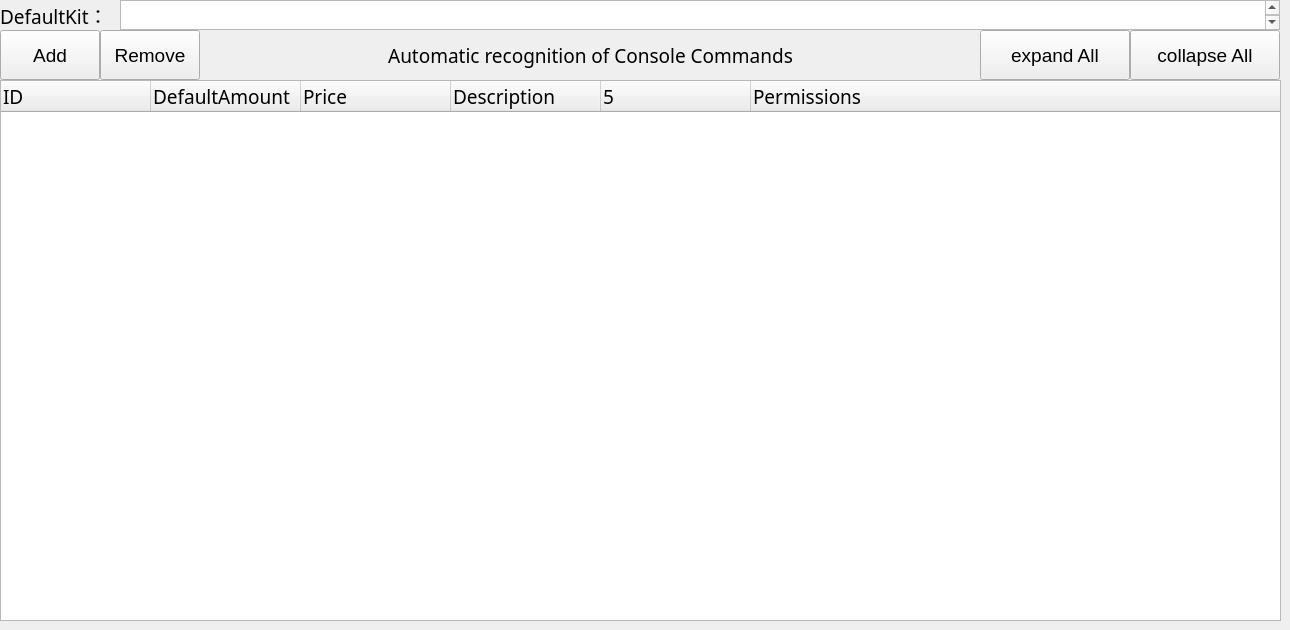
   <widget class="QWidget" name="kit">
    <attribute name="title">
     <string>Kits</string>
    </attribute>
    <widget class="QTextBrowser" name="DefaultKit">
     <property name="geometry">
      <rect>
       <x>120</x>
       <y>0</y>
       <width>1160</width>
       <height>30</height>
      </rect>
     </property>
     <property name="font">
      <font>
       <family>楷体</family>
       <pointsize>12</pointsize>
       <stylestrategy>PreferDefault</stylestrategy>
      </font>
     </property>
     <property name="toolTip">
      <string>&lt;html&gt;&lt;head/&gt;&lt;body&gt;&lt;p&gt;复活礼包玩家无法领取与购买，只能玩家复活时系统自动发放。ID之间用英文逗号间隔&lt;/p&gt;&lt;/body&gt;&lt;/html&gt;</string>
     </property>
     <property name="tabChangesFocus">
      <bool>false</bool>
     </property>
     <property name="readOnly">
      <bool>false</bool>
     </property>
     <property name="html">
      <string>&lt;!DOCTYPE HTML PUBLIC &quot;-//W3C//DTD HTML 4.0//EN&quot; &quot;http://www.w3.org/TR/REC-html40/strict.dtd&quot;&gt;
&lt;html&gt;&lt;head&gt;&lt;meta name=&quot;qrichtext&quot; content=&quot;1&quot; /&gt;&lt;style type=&quot;text/css&quot;&gt;
p, li { white-space: pre-wrap; }
&lt;/style&gt;&lt;/head&gt;&lt;body style=&quot; font-family:'楷体','楷体'; font-size:12pt; font-weight:400; font-style:normal;&quot;&gt;
&lt;p style=&quot;-qt-paragraph-type:empty; margin-top:0px; margin-bottom:0px; margin-left:0px; margin-right:0px; -qt-block-indent:0; text-indent:0px;&quot;&gt;&lt;br /&gt;&lt;/p&gt;&lt;/body&gt;&lt;/html&gt;</string>
     </property>
    </widget>
    <widget class="QLabel" name="label_10">
     <property name="geometry">
      <rect>
       <x>0</x>
       <y>0</y>
       <width>120</width>
       <height>30</height>
      </rect>
     </property>
     <property name="font">
      <font>
       <family>楷体</family>
       <pointsize>14</pointsize>
       <stylestrategy>PreferDefault</stylestrategy>
      </font>
     </property>
     <property name="text">
      <string>DefaultKit：</string>
     </property>
    </widget>
    <widget class="QPushButton" name="Kitsaddgroupbutton">
     <property name="geometry">
      <rect>
       <x>0</x>
       <y>30</y>
       <width>100</width>
       <height>50</height>
      </rect>
     </property>
     <property name="font">
      <font>
       <pointsize>14</pointsize>
      </font>
     </property>
     <property name="text">
      <string>Add</string>
     </property>
    </widget>
    <widget class="QPushButton" name="Kitsremovegroupbutton">
     <property name="geometry">
      <rect>
       <x>100</x>
       <y>30</y>
       <width>100</width>
       <height>50</height>
      </rect>
     </property>
     <property name="font">
      <font>
       <pointsize>14</pointsize>
      </font>
     </property>
     <property name="text">
      <string>Remove</string>
     </property>
    </widget>
    <widget class="QPushButton" name="Kitsopenallgroupbutton">
     <property name="geometry">
      <rect>
       <x>980</x>
       <y>30</y>
       <width>150</width>
       <height>50</height>
      </rect>
     </property>
     <property name="font">
      <font>
       <pointsize>14</pointsize>
      </font>
     </property>
     <property name="text">
      <string>expand All</string>
     </property>
    </widget>
    <widget class="QPushButton" name="Kitscloseallgroupbutton">
     <property name="geometry">
      <rect>
       <x>1130</x>
       <y>30</y>
       <width>150</width>
       <height>50</height>
      </rect>
     </property>
     <property name="font">
      <font>
       <pointsize>14</pointsize>
      </font>
     </property>
     <property name="text">
      <string>collapse All</string>
     </property>
    </widget>
    <widget class="QLabel" name="label_30">
     <property name="geometry">
      <rect>
       <x>200</x>
       <y>30</y>
       <width>781</width>
       <height>51</height>
      </rect>
     </property>
     <property name="font">
      <font>
       <family>楷体</family>
       <pointsize>14</pointsize>
       <stylestrategy>PreferDefault</stylestrategy>
      </font>
     </property>
     <property name="layoutDirection">
      <enum>Qt::LeftToRight</enum>
     </property>
     <property name="text">
      <string>&lt;html&gt;&lt;head/&gt;&lt;body&gt;&lt;p&gt;Automatic recognition of Console Commands&lt;/p&gt;&lt;/body&gt;&lt;/html&gt;</string>
     </property>
     <property name="alignment">
      <set>Qt::AlignCenter</set>
     </property>
    </widget>
    <widget class="QTreeWidget" name="KitstreeWidget">
     <property name="geometry">
      <rect>
       <x>0</x>
       <y>80</y>
       <width>1281</width>
       <height>541</height>
      </rect>
     </property>
     <property name="font">
      <font>
       <family>楷体</family>
       <pointsize>14</pointsize>
       <stylestrategy>PreferDefault</stylestrategy>
      </font>
     </property>
     <attribute name="headerDefaultSectionSize">
      <number>150</number>
     </attribute>
     <column>
      <property name="text">
       <string>ID</string>
      </property>
     </column>
     <column>
      <property name="text">
       <string>DefaultAmount</string>
      </property>
     </column>
     <column>
      <property name="text">
       <string>Price</string>
      </property>
     </column>
     <column>
      <property name="text">
       <string>Description</string>
      </property>
     </column>
     <column>
      <property name="text">
       <string/>
      </property>
     </column>
     <column>
      <property name="text">
       <string>Permissions</string>
      </property>
     </column>
    </widget>
   </widget>
